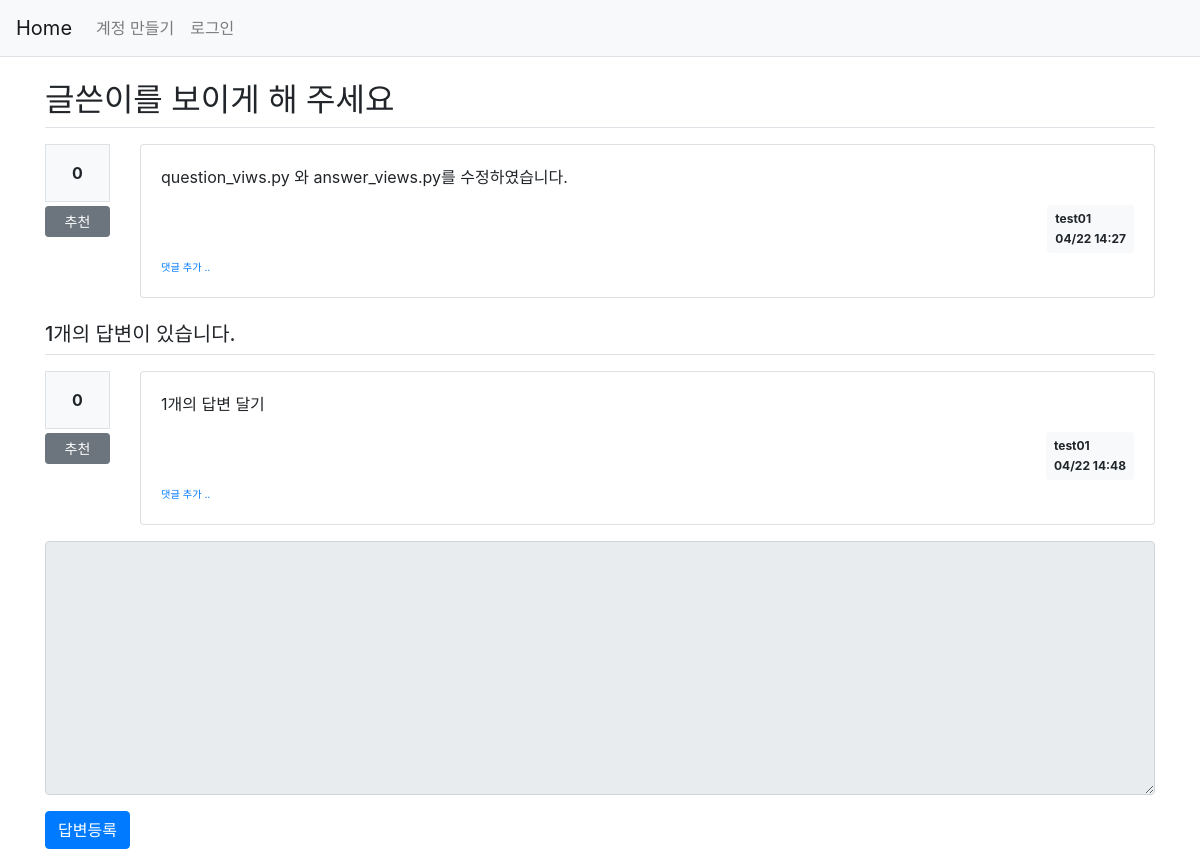
Before: /question/detail/104/ with the older database file.
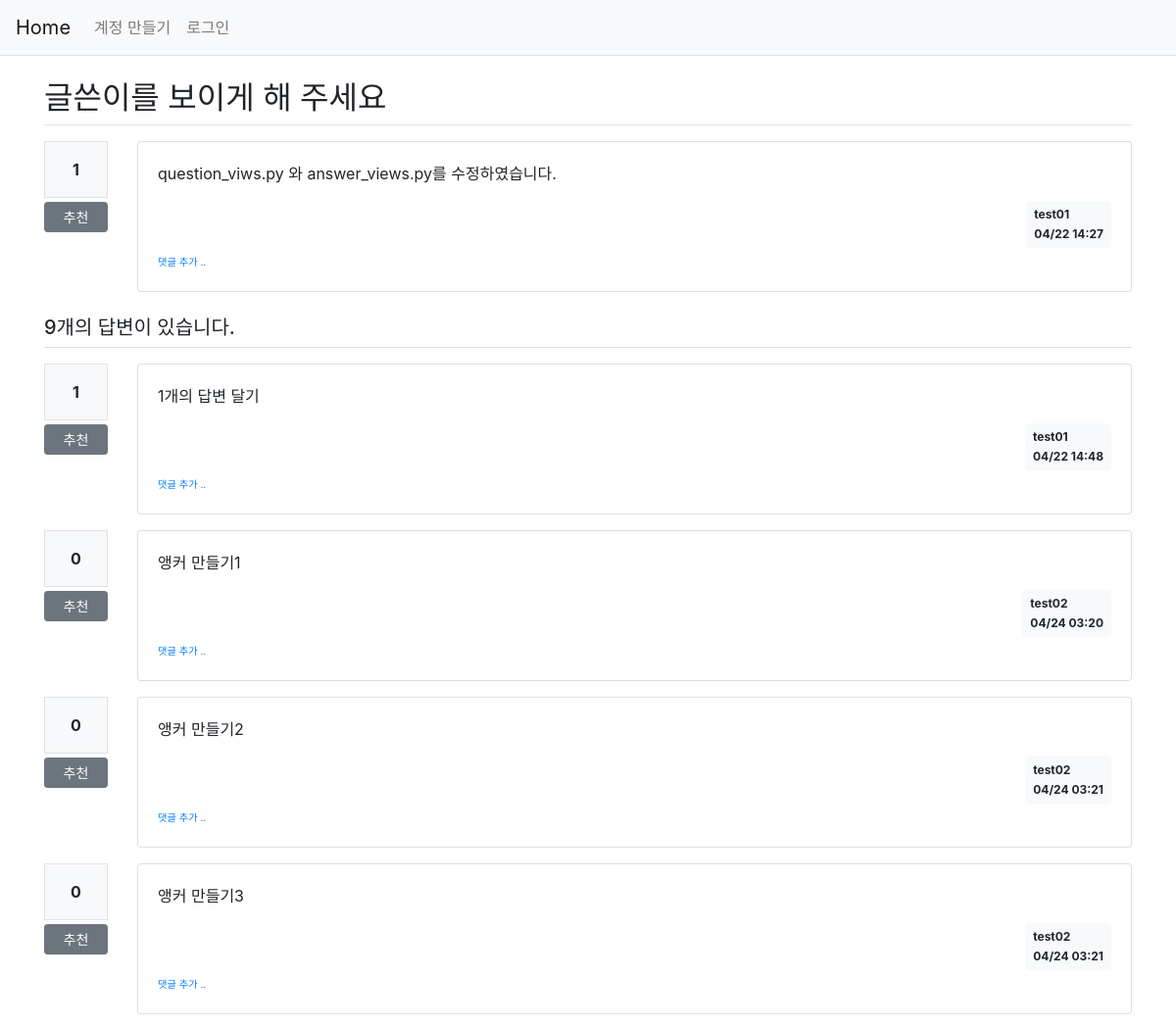
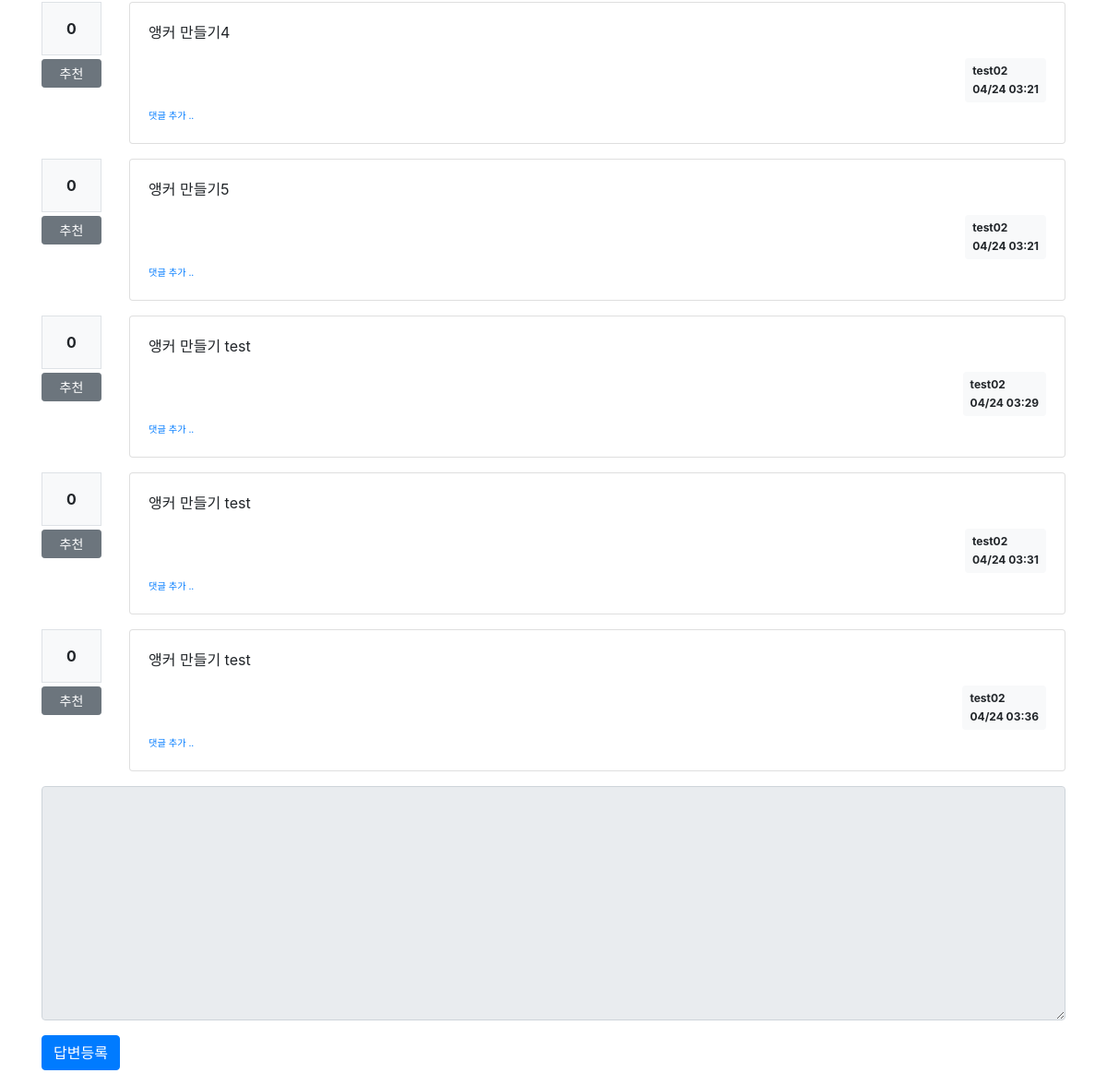
After: the same page with the newer database file (2 pictures, top to bottom).
### pybo/models.py (models this page shows)
class Question(db.Model):
    id = db.Column(db.Integer, primary_key=True)
    subject = db.Column(db.String(200), nullable=False)
    content = db.Column(db.Text(), nullable=False)
    create_date = db.Column(db.DateTime(), nullable=False)
    user_id = db.Column(db.Integer, db.ForeignKey(
        'user.id', ondelete='CASCADE'), nullable=False)
    user = db.relationship('User', backref=db.backref('question_set'))
    modify_date = db.Column(db.DateTime(), nullable=True)
    voter = db.relationship('User', secondary=question_voter,
                            backref=db.backref('question_voter_set'))

class User(db.Model):
    id = db.Column(db.Integer, primary_key=True)
    username = db.Column(db.String(150), nullable=False, unique=True)
    password = db.Column(db.String(200), nullable=False)
    email = db.Column(db.String(120), nullable=False, unique=True)

class Answer(db.Model):
    id = db.Column(db.Integer, primary_key=True)
    question_id = db.Column(db.Integer, db.ForeignKey(
        'question.id', ondelete='CASCADE'))
    question = db.relationship('Question', backref=db.backref('answer_set'))
    content = db.Column(db.Text(), nullable=False)
    create_date = db.Column(db.DateTime(), nullable=False)
    user_id = db.Column(db.Integer, db.ForeignKey(
        'user.id', ondelete='CASCADE'), nullable=False)
    user = db.relationship('User', backref=db.backref('answer_set'))
    modify_date = db.Column(db.DateTime(), nullable=True)
    voter = db.relationship('User', secondary=answer_voter,
                            backref=db.backref('answer_voter_set'))

### pybo/views/question_views.py (the view)
@bp.route('/detail/<int:question_id>/')
def detail(question_id):
    form = AnswerForm()
    question = Question.query.get_or_404(question_id)
    return render_template('question/question_detail.html', question=question, form=form)

### pybo/forms.py
class AnswerForm(FlaskForm):
    content = TextAreaField('입력오류', validators=[DataRequired('답변내용을 입력해 주세요')])

### pybo/filter.py (called while the page is built)
def format_datetime1(value, fmt=' %m/%d  %H:%M'):
    return value.strftime(fmt)

### pybo/views/auth_views.py (called while the page is built)
@bp.before_app_request
def load_logged_in_user():
    user_id = session.get('user_id')
    if user_id is None:
        g.user = None
    else:
        g.user = User.query.get(user_id)

### pybo/templates/question/question_detail.html (shortened to what this page needs)
{% extends 'base.html' %}
{% block content %}
<div class="container my-3">
    <h2 class="border-bottom py-2">{{ question.subject }}</h2>
    <div class="row my-3">
        <div class="col-1">
            <div class="bg-light text-center p-3 border font-weight-bolder mb-1">{{ question.voter|length }}</div>
            <a href="#" data-uri="{{url_for('vote.question', question_id=question.id) }}"
            class="recommend btn btn-sm btn-secondary btn-block my-1">추천</a>
        </div>
        <div class="col-11">
            <div class="card">
                <div class="card-body">
            <div class="card-text">{{ question.content|markdown }}</div>
            <div class="d-flex justify-content-end">
                <div class="badge badge-light p-2 text-left">
                    <div class="mb-2">{{ question.user.username }}</div>
                    <div>{{ question.create_date|datetime1 }}</div>
                </div>
            </div>
            <div>
                <a href="{{ url_for('comment.create_question', question_id=question.id) }}"
                   class="small"><small>댓글 추가 ..</small></a>
            </div>
            </div>
        </div>
    </div>
</div>
    <h5 class="border-bottom my-3 py-2">{{ question.answer_set|length }}개의 답변이 있습니다.</h5>
    {% for answer in question.answer_set %}
    <div class="row my-3">
        <div class="col-1">
            <div class="bg-light text-center p-3 border font-weight-bolder mb-1">{{ answer.voter|length }}</div>
            <a href="#" data-uri="{{ url_for('vote.answer', answer_id=answer.id) }}"
            class="recommend btn btn-sm btn-secondary btn-block my-1">추천</a>
        </div>
        <div class="col-11">
            <div class="card">
            <div class="card-body">
            <div class="card-text">{{ answer.content|markdown }}</div>
            <div class="d-flex justify-content-end">
                <div class="badge badge-light p-2 text-left">
                    <div class="mb-2">{{ answer.user.username }}</div>
                    <div>{{ answer.create_date|datetime1 }}</div>
                </div>
            </div>
            <div>
                <a href="{{ url_for('comment.create_answer', answer_id=answer.id) }}"
                   class="small"><small>댓글 추가 ..</small></a>
            </div>
                </div>
            </div>
        </div>
    </div>
    {% endfor %}
    <form action="{{ url_for('answer.create', question_id=question.id) }}" method="post" class="my-3">
        <div class="form-group">
            <textarea {% if not g.user %}disabled{% endif %}
                    name="content" id="content" class="form-control" rows="10"></textarea>
        </div>
        <input type="submit" value="답변등록" class="btn btn-primary">
    </form>
</div>
{% endblock %}

### pybo/templates/base.html (shortened to what this page needs)
<!DOCTYPE html>
<html lang="en">
<head>
    <link rel="stylesheet" href="{{url_for('static', filename='bootstrap.min.css') }}">
    <link rel="stylesheet" href="{{url_for('static', filename='style.css') }}">
</head>
<body>
{% include "navbar.html" %}
{% block content %}
{% endblock %}
</body>
</html>

### pybo/templates/navbar.html (shortened to what this page needs)
<nav class="navbar navbar-expand-lg navbar-light bg-light border-bottom">
    <a href="{{ url_for('main.index')}}" class="navbar-brand">Home</a>
    <div class="collapse navbar-collapse flex-grow-0" id="navbarNav">
        {% if g.user %}
        <ul class="navbar-nav">
            <li class="nav-item">
                <a href="{{ url_for('auth.logout')}}" class="nav-link">{{g.user.username }} (로그아웃) </a>
            </li>
        </ul>
        {% else %}
        <ul class="navbar-nav">
            <li class="nave-item">
                <a href="{{ url_for('auth.signup')}}" class="nav-link">계정 만들기</a>
            </li>
            <li class="nave-item">
                <a class="nav-link" href="{{ url_for('auth.login')}}" class="nav-link">로그인</a>
            </li>
        </ul>
        {% endif %}
    </div>
</nav>

Changed rows visible on the page:
computed for Answer "1개의 답변 달기": voter|length "0" → "1"
added Answer: voter|length "0", content "앵커 만들기1", user.username "test02", create_date "04/24 03:20"
added Answer: voter|length "0", content "앵커 만들기2", user.username "test02", create_date "04/24 03:21"
added Answer: voter|length "0", content "앵커 만들기3", user.username "test02", create_date "04/24 03:21"
added Answer: voter|length "0", content "앵커 만들기4", user.username "test02", create_date "04/24 03:21"
added Answer: voter|length "0", content "앵커 만들기5", user.username "test02", create_date "04/24 03:21"
added Answer: voter|length "0", content "앵커 만들기 test", user.username "test02", create_date "04/24 03:29"
added Answer: voter|length "0", content "앵커 만들기 test", user.username "test02", create_date "04/24 03:31"
added Answer: voter|length "0", content "앵커 만들기 test", user.username "test02", create_date "04/24 03:36"
Other visible differences:
{{ question.voter|length }}: "0" → "1"
{{ question.answer_set|length }}: "1" → "9"
